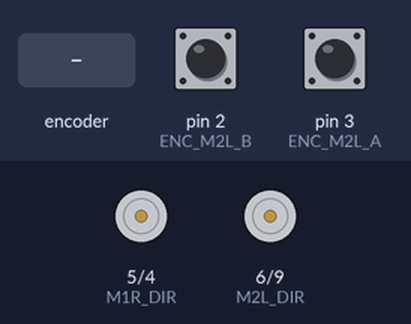
The sketch below on a simulated Arduino Uno, built with avr-gcc and run on an emulated ATmega328P. On the bench: direction and speed pins drawn as motors (green arrow = direction pin HIGH = forward, orange = LOW = backward, longer = more drive). Inputs (shaded band) come from the test bench; at power-on: pin 2 (ENC_M2L_B) HIGH, pin 3 (ENC_M2L_A) HIGH.

Above: at 0.01 s.
At 1.2 s:
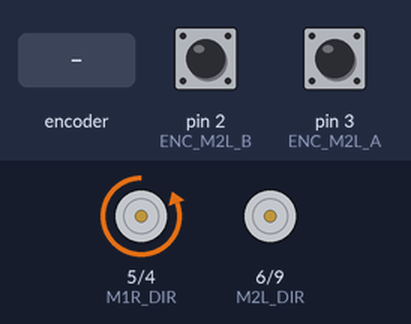
1.3 s: rotary encoder on pin 3 (ENC_M2L_A) / pin 19 (ENC_M1R_B) turned 1 step (first pin leading)
At 2.8 s:
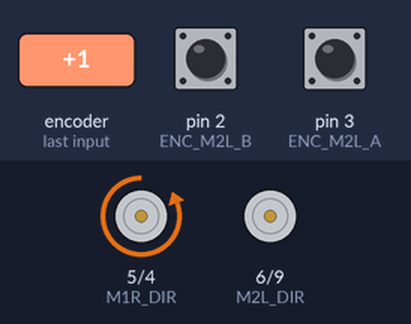
Timing chart, 0 to 4.3 s (numbered marks = the images above; inputs shaded):
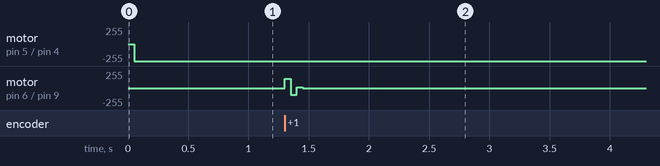

Measured:
- after the input at 1.3 s, motor on pin 6 (M2L_DIR) / pin 9 (M2L_PWM): stopped → forward 138/255 at once, → backward 98/255 0.05 s later, → forward 14/255 0.05 s later, → stopped 0.05 s later

The sketch:

task4final.ino
```cpp
#include <math.h>

// Motor pins
#define M1R_DIR 5    // RIGHT motor direction
#define M1R_PWM 4    // RIGHT motor PWM
#define M2L_DIR 6    // LEFT motor direction
#define M2L_PWM 9    // LEFT motor PWM

// Encoder pins
#define ENC_M1R_A 18  // RIGHT encoder channel A
#define ENC_M1R_B 19  // RIGHT encoder channel B
#define ENC_M2L_A 3   // LEFT encoder channel A
#define ENC_M2L_B 2   // LEFT encoder channel B

// Robot parameters
const float r = 50.0f;     // Wheel radius (mm)
const float b = 200.0f;    // Wheelbase (mm)
const int C = 100;         // Encoder resolution (ticks/rev)

// Global variables
volatile long encoderLeftCount = 0;
volatile long encoderRightCount = 0;
long lastLeftCount = 0;
long lastRightCount = 0;
unsigned long lastTime = 0;

float x = 0.0f, y = 0.0f, theta = 0.0f;
float targetLeft = 0.0f, targetRight = 0.0f;  // Moved from loop() to global scope

// PID variables
float Kp = 6.8755f, Ki = 5.5004f, Kd = 1.4921f;
float previousErrorLeft = 0.0f, previousErrorRight = 0.0f;
float integralLeft = 0.0f, integralRight = 0.0f;

void setup() {
  Serial.begin(115200);

  // Motor control setup
  pinMode(M1R_DIR, OUTPUT);
  pinMode(M1R_PWM, OUTPUT);
  pinMode(M2L_DIR, OUTPUT);
  pinMode(M2L_PWM, OUTPUT);

  // Encoder setup - enable pullup resistors
  pinMode(ENC_M2L_A, INPUT_PULLUP);
  pinMode(ENC_M2L_B, INPUT_PULLUP);
  pinMode(ENC_M1R_A, INPUT_PULLUP);
  pinMode(ENC_M1R_B, INPUT_PULLUP);

  attachInterrupt(digitalPinToInterrupt(ENC_M2L_A), leftEncoder, CHANGE);
  attachInterrupt(digitalPinToInterrupt(ENC_M1R_A), rightEncoder, CHANGE);
}

void loop() {
  // Handle velocity commands
  //if (Serial.available() > 0) {
    float V=255, W=20;
    //cmd_vel(&V, &W);

    float wl, wr;
    cmd_vel2wheels(V, W, &wl, &wr);

    // Convert angular velocities to encoder targets (ticks per 100ms)
    targetLeft = (wl * C) / (2.0f * M_PI)* 10.0f;
    targetRight = (wr * C) / (2.0f * M_PI)* 10.0f;
 // }

  // PID control at fixed interval
  unsigned long currentTime = millis();
  if (currentTime - lastTime >= 50) {  // 100ms sampling
    float deltaT = (currentTime - lastTime) / 1000.0f;  // Convert to seconds

    // Calculate actual speeds (ticks per sample period)
    float leftSpeed = (encoderLeftCount - lastLeftCount)* 10.0f ;
    float rightSpeed = (encoderRightCount - lastRightCount)* 10.0f ;

    // Reset counters
    lastLeftCount = encoderLeftCount;
    lastRightCount = encoderRightCount;
    lastTime = currentTime;

    // Update odometry
    int NL = leftSpeed * deltaT;  // Convert back to ticks for this period
    int NR = rightSpeed * deltaT;
    float x1, y1, theta1, V, W;
    poseUpdate1(NL, NR, r, b, C, &x1, &y1, &theta1, &V, &W);

    x += x1;
    y += y1;
    theta += theta1;

    // PID control (using targets from cmd_vel)
    float leftOutput = pid_controller(targetLeft, leftSpeed, &integralLeft, &previousErrorLeft);
    float rightOutput = pid_controller(targetRight, rightSpeed, &integralRight, &previousErrorRight);

    // Motor control with direction
    digitalWrite(M2L_DIR, (leftOutput < 0) ? HIGH : LOW);
    analogWrite(M2L_PWM, constrain(abs(leftOutput), 0, 255));

    digitalWrite(M1R_DIR, (rightOutput < 0) ? HIGH : LOW);
    analogWrite(M1R_PWM, constrain(abs(rightOutput), 0, 255));


  }
}

// Encoder interrupts
void leftEncoder() {
  if (digitalRead(ENC_M2L_A) == digitalRead(ENC_M2L_B)) {
    encoderLeftCount--;
  } else {
    encoderLeftCount++;
  }
}

void rightEncoder() {
  if (digitalRead(ENC_M1R_A) == digitalRead(ENC_M1R_B)) {
    encoderRightCount--;
  } else {
    encoderRightCount++;
  }
}

// PID controller
float pid_controller(float desiredSpeed, float realSpeed, float* integral, float* previousError) {
  float error = desiredSpeed - realSpeed;

  *integral += error;
  *integral = constrain(*integral, -255.0f/Ki, 255.0f/Ki);  // Anti-windup

  float derivative = error - *previousError;
  float output = Kp * error + Ki * (*integral) + Kd * derivative;

  *previousError = error;

  return constrain(output, -255.0f, 255.0f);
}

void cmd_vel(float* V, float* W) {
  while (Serial.available() < 1) delay(10);
  *V = Serial.parseFloat();

  while (Serial.available() < 1) delay(10);
  *W = Serial.parseFloat();

  Serial.print("Cmd: V=");
  Serial.print(*V);
  Serial.print(" W=");
  Serial.println(*W);
}

void cmd_vel2wheels(float V, float W, float* wl, float* wr) {
  float base = V / r;
  float delta = (b * W) / (2.0f * r);

  // On ajoute un offset à une des roues, mais sans inverser le sens
  *wl = base - delta;
  *wr = base + delta;

  // On s'assure que les deux sont positives (si V est trop petit, on les limite à min 0)
  *wl = max(*wl, 0.0f);
  *wr = max(*wr, 0.0f);
}

void poseUpdate1(int NL, int NR, float r, float b, int C, float* x, float* y, float* theta, float* V, float* W) {
  float Dl = 2.0f * M_PI * r * NL / C;
  float Dr = 2.0f * M_PI * r * NR / C;

  *theta = (Dr - Dl) / b;
  *x = ((Dl + Dr) / 2.0f) * cos(*theta);
  *y = ((Dl + Dr) / 2.0f) * sin(*theta);
  *V = (Dr + Dl) / 2.0f;
  *W = (Dr - Dl) / b;
}
```
